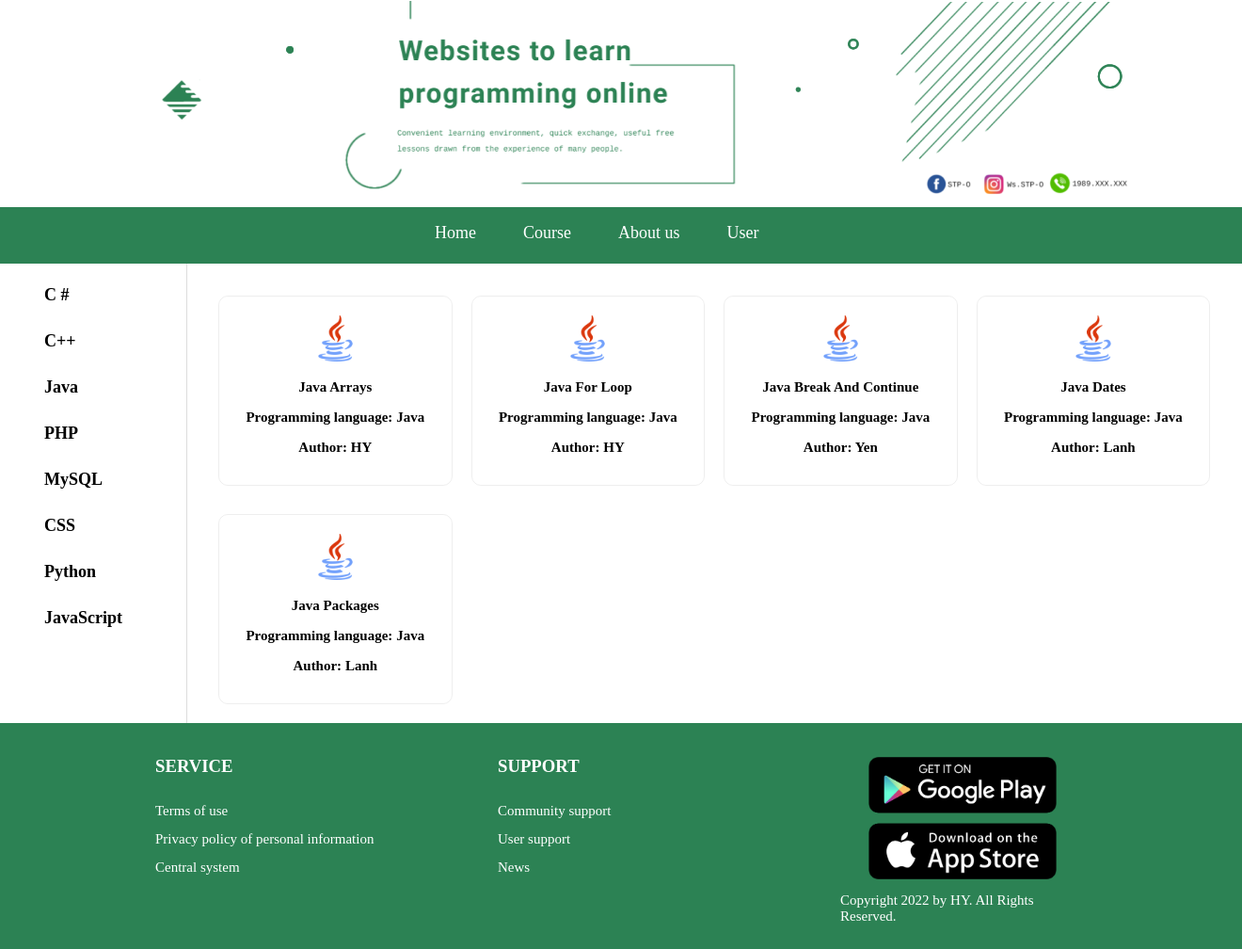
/index.php?quanly=detail&id=3, run on the app's committed database.
### tables this page shows
CREATE TABLE `course` (
  `c_id` int(100) NOT NULL,
  `c_name` varchar(100) NOT NULL,
  `author` varchar(100) NOT NULL,
  `image` varchar(100) NOT NULL,
  `description` longtext NOT NULL,
  `p_id` varchar(100) NOT NULL,
  `click` bigint(20) NOT NULL
);

CREATE TABLE `programming_language` (
  `p_id` varchar(100) NOT NULL,
  `p_language` varchar(100) NOT NULL
);

### detail.php (the view)
<?php
    include('connect.php');
    $id = $_GET['id'];
    $sql="SELECT * FROM course inner join programming_language on course.p_id = programming_language.p_id where course.p_id = $id";
    $query = mysqli_query($conn, $sql);
?>
<div class="course">
    <br><br>
        <ul class="course_list">
        <?php
            while($row = mysqli_fetch_assoc($query))
            {
        ?>
            <li>
                <a href="index.php?quanly=content&c_id=<?php echo $row['c_id']?>">
                <center><img src="img/<?php echo $row['image']; ?>"></center>
                <p class=title_course><?php echo $row['c_name']; ?></p>
                <p class=title_course>Programming language: <?php echo $row['p_language']; ?></p>
                <p class=title_course>Author: <?php echo $row['author']; ?></p>
                </a>
            </li>
        <?php
            }
        ?>
</ul>
</div>

### index.php (shortened to what this page needs)
<!DOCTYPE html>
<html>
<head>
    <link rel="stylesheet" type="text/css" href="style.css">
    <link rel="stylesheet" type="text/css" href="style1.css">
</head>
<body>
<div class="wrapper">
        <?php
        include("header.php");
        include("menu.php");
        include("main.php");
        include("footer.php");
        ?>
  </div>
</body>

### header.php
<div class="header">
</div>

### menu.php (shortened to what this page needs)
<div class="menu">
    <ul class="list_menu">
            <li><a href="index.php">Home</a></li>
            <li><a href="index.php?quanly=course">Course</a></li>
            <li><a href="index.php?quanly=aboutus">About us</a></li>
            <li><a>User</a>
            </li>
    </ul>
</div>

### main.php (shortened to what this page needs)
<div id="main">
        <?php
            include("sidebar.php");
         ?>
        <div class="maincontent">
            <?php
            if(isset($_GET['quanly'])){
                switch($_GET['quanly']){
                    case 'detail':
                        require_once 'detail.php';
                        break;
                }
            }else{
                require_once 'mainindex.php';
                require_once 'intro.php';
            }
            ?>
        </div>
</div>

### sidebar.php
<div class="sidebar">
        <ul class="list_sidebar">
            <li><a href="index.php?quanly=detail&id=1">C #</a></li>
            <li><a href="index.php?quanly=detail&id=2">C++</a></li>
            <li><a href="index.php?quanly=detail&id=3">Java</a></li>
            <li><a href="index.php?quanly=detail&id=4">PHP</a></li>
            <li><a href="index.php?quanly=detail&id=5">MySQL</a></li>
            <li><a href="index.php?quanly=detail&id=6">CSS</a></li>
            <li><a href="index.php?quanly=detail&id=7">Python</a></li>
            <li><a href="index.php?quanly=detail&id=8">JavaScript</a></li>
        </ul>
</div>

### footer.php (shortened to what this page needs)
<div class="footer">
    <ul class="list_footer">
        <h3> SERVICE </h3>
        <li><a href="#termsofuse">Terms of use</a></li>
        <li><a href="#privacypolicy">Privacy policy of personal information</a></li>
        <li><a href="#centralsystem">Central system</a></li>
    </ul>
    <ul class="list_footer">
        <h3> SUPPORT </h3>
        <li><a href="#communitysupport">Community support</a></li>
        <li><a href="#usersupport">User support</a></li>
        <li><a href="#news">News</a></li>
    </ul>
    <ul class="list_footer">
        <img src="Img/app.png" height=130px width=200px>
        <li>Copyright 2022 by HY. All Rights Reserved.</li>
    </ul>
</div>

### style.css (style rules this page uses)
body { width: 100%; height: 100%; margin: 0px; padding: 0px; overflow-x: hidden; font-family:Calibri; }
.wrapper { height: auto; width: 100%; }
.header { background-image: url("Img/banner.jpg"); background-repeat: no-repeat; height: 220px; width: 100%; }
.menu { background-color: #2c8254; height: 60px; width: 100%; }
ul.list_menu { padding: 0; width: 30%; list-style: none; margin: 0 auto; line-height: 35px; }
ul.list_menu li { float: left; margin-right: 50px; margin-top: 10px; }
ul.list_menu li a { font-size: 18px; text-decoration: none; text-align: center; color: rgb(255, 255, 255); display: block; }
#main { height:auto; width: 100%; }
.sidebar { display: block; float: left; width: 15%; }
ul.list_sidebar { padding: 0; width: 100%; margin-left:10px; list-style: none; line-height: 30px; }
ul.list_sidebar li { margin: 15px; padding: 2px; }
ul.list_sidebar li a { text-decoration: none; font-size: 18px; padding: 0 20px; font-weight:600; text-align: left; color: rgb(0, 0, 0); display: block; transition: 0.5s ease; }
.maincontent { height: auto; width: 84.9%; float: left; border-left: 1px solid #ddd; }
ul.course_list { padding: 3px; margin-left:20px; list-style: none; width: 100%; margin-top: -15px; }
ul.course_list li { width: 22%; margin-left: 10px; margin-right: 10px; margin-top:10px; margin-bottom:20px; float: left; height: 200px; border: 1px solid #00000011; border-radius: 10px; }
ul.course_list li a { text-decoration: none; }
ul.course_list li img { margin-top: 20px; width: 20%; }
p.title_course { text-align: center; color: #000; font-size: 15px; font-weight: bold; }
.footer { background-color: #2c8254; height: 240px; width: 100%; color: white; padding: 0 55px; }
ul.list_footer { padding:0px; list-style: none; margin-left: 100px; width:20%; float:left; }
ul.list_footer li { width: 100%; margin:10px; float: left; height: 10px; font-size: 15px; }
ul.list_footer li a { text-decoration: none; color:white; }
ul.list_footer h3 { margin-left: 10px; }
ul.list_footer img { margin-top: 20px; margin-left: 40px; }

### data on the page
course: image (picture), c_name "Java Arrays", p.p_language "Java", author "HY"
course: image (picture), c_name "Java For Loop", p.p_language "Java", author "HY"
course: image (picture), c_name "Java Break And Continue", p.p_language "Java", author "Yen"
course: image (picture), c_name "Java Dates", p.p_language "Java", author "Lanh"
course: image (picture), c_name "Java Packages", p.p_language "Java", author "Lanh"
